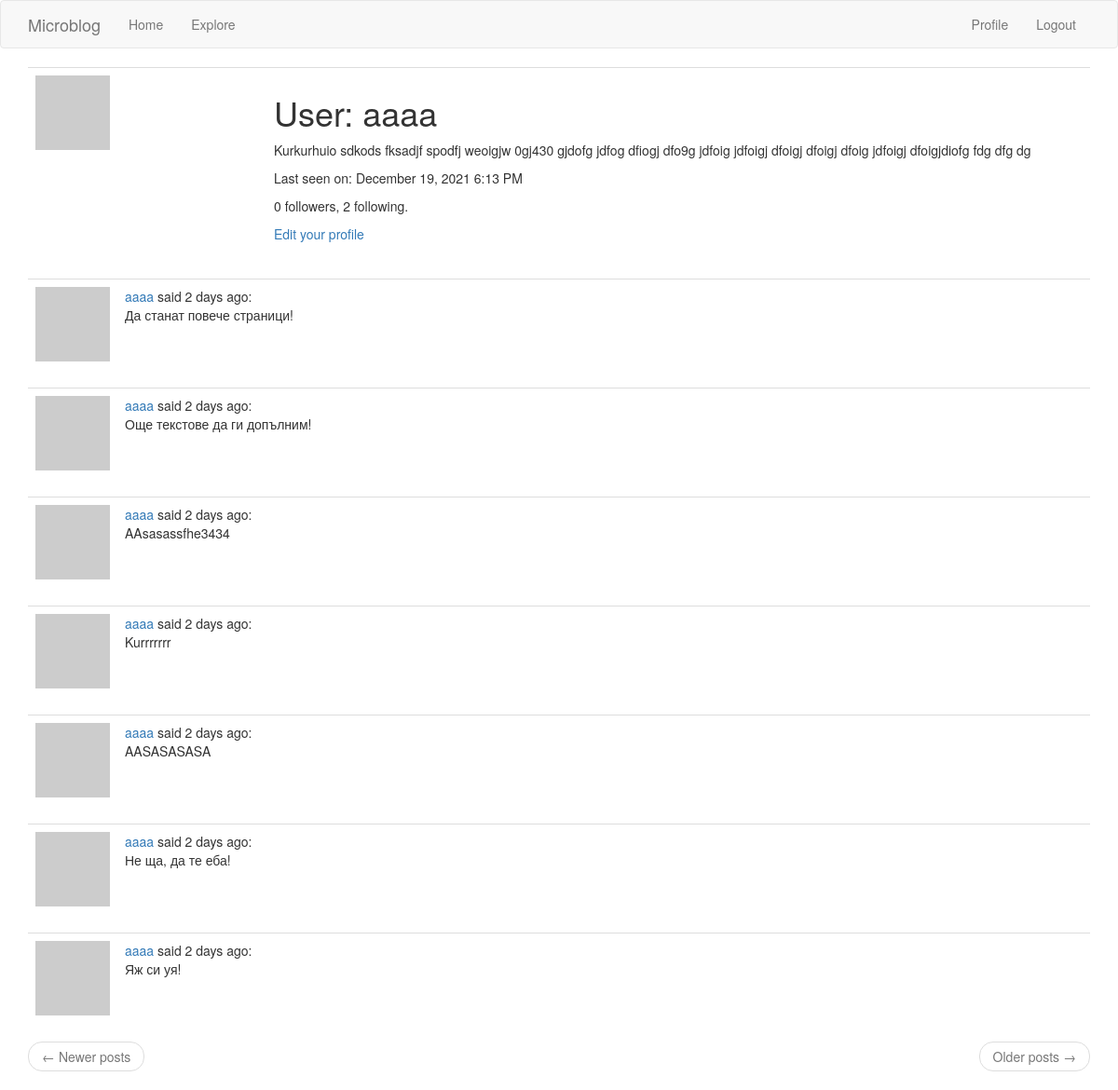
Screenshot of /user/aaaa (signed in) with the database file from the repository.
### app/models.py (models this page shows, shortened)
class User(UserMixin, db.Model):
    id = db.Column(db.Integer, primary_key=True)
    username = db.Column(db.String(64), index=True, unique=True)
    email = db.Column(db.String(120), index=True, unique=True)
    password_hash = db.Column(db.String(128))
    posts = db.relationship('Post', backref='author', lazy='dynamic')
    about_me = db.Column(db.String(140))
    last_seen = db.Column(db.DateTime, default=datetime.utcnow)
    followed = db.relationship(
        'User', secondary=followers,
        primaryjoin=(followers.c.follower_id == id),
        secondaryjoin=(followers.c.followed_id == id),
        backref=db.backref('followers', lazy='dynamic'), lazy='dynamic')
    def avatar(self, size):
        digest = md5(self.email.lower().encode('utf-8')).hexdigest()
        s = 'https://www.gravatar.com/avatar/{}?d=identicon&s={}'.format(
            digest, size)
        print("avatar=",s)
        return 'https://www.gravatar.com/avatar/{}?d=identicon&s={}'.format(
            digest, size)

class Post(db.Model):
    id = db.Column(db.Integer, primary_key=True)
    body = db.Column(db.String(140))
    timestamp = db.Column(db.DateTime, index=True, default=datetime.utcnow)
    user_id = db.Column(db.Integer, db.ForeignKey('user.id'))

### app/routes.py (the view)
@app.route('/user/<username>')
@login_required
def user(username):
    user = User.query.filter_by(username=username).first_or_404()
    page = request.args.get('page', 1, type=int)
    posts = user.posts.order_by(Post.timestamp.desc()).paginate(
        page, app.config['POSTS_PER_PAGE'], False)
    next_url = url_for('user', username=user.username, page=posts.next_num) \
        if posts.has_next else None
    prev_url = url_for('user', username=user.username, page=posts.prev_num) \
        if posts.has_prev else None
    form = EmptyForm()
    return render_template('user.html', user=user, posts=posts.items,
                           next_url=next_url, prev_url=prev_url, form=form)

### app/models.py (called while the page is built)
@login.user_loader
def load_user(id):
    return User.query.get(int(id))

### app/routes.py (called while the page is built)
@app.before_request
def before_request():
    if current_user.is_authenticated:
        current_user.last_seen = datetime.utcnow()
        db.session.commit()

### app/templates/user.html (shortened to what this page needs)
{% extends "base.html" %}
{% block app_content %}
    <table class="table table-hover">
        <tr>
            <td width="256px"><img src="{{ user.avatar(256) }}"></td>
            <td>
                <h1>User: {{ user.username }}</h1>
                {% if user.about_me %}<p>{{ user.about_me }}</p>{% endif %}
                {% if user.last_seen %}
                <p>Last seen on: {{ moment(user.last_seen).format('LLL') }}</p>
                {% endif %}
                <p>{{ user.followers.count() }} followers, {{ user.followed.count() }} following.</p>
                {% if user == current_user %}
                <p><a href="{{ url_for('edit_profile') }}">Edit your profile</a></p>
                {% endif %}
            </td>
        </tr>
    </table>
    {% for post in posts %}
        {% include '_post.html' %}
    {% endfor %}
    <nav aria-label="...">
        <ul class="pager">
            <li class="previous{% if not prev_url %} disabled{% endif %}">
                <a href="{{ prev_url or '#' }}">
                    <span aria-hidden="true">&larr;</span> Newer posts
                </a>
            </li>
            <li class="next{% if not next_url %} disabled{% endif %}">
                <a href="{{ next_url or '#' }}">
                    Older posts <span aria-hidden="true">&rarr;</span>
                </a>
            </li>
        </ul>
    </nav>
{% endblock %}

### app/templates/_post.html
    <table class="table table-hover">
        <tr>
            <td width="70px">
                <a href="{{ url_for('user', username=post.author.username) }}">
                    <img src="{{ post.author.avatar(70) }}" />
                </a>
            </td>
            <td>
				<a href="{{ url_for('user', username=post.author.username) }}">
                    {{ post.author.username }}
                </a>
                said {{ moment(post.timestamp).fromNow() }}:
                <br>
                {{ post.body }}
            </td>
        </tr>
    </table>

### rows the page displays
User: username "aaaa", about_me "Kurkurhuio sdkods fksadjf spodfj weoigjw 0gj430 gjdofg jdfog dfiogj dfo9g jdfoig jdfoigj dfoigj dfoigj dfoig jdfoigj dfoigjdiofg fdg dfg dg", last_seen "December 19, 2021 6:13 PM"
Post: author.username "aaaa", timestamp "2 days ago", body "Да станат повече страници!"
Post: author.username "aaaa", timestamp "2 days ago", body "Още текстове да ги допълним!"
Post: author.username "aaaa", timestamp "2 days ago", body "AAsasassfhe3434"
Post: author.username "aaaa", timestamp "2 days ago", body "Kurrrrrrr"
Post: author.username "aaaa", timestamp "2 days ago", body "AASASASASA"
Post: author.username "aaaa", timestamp "2 days ago", body "Не ща, да те еба!"
Post: author.username "aaaa", timestamp "2 days ago", body "Яж си уя!"

### other values shown
{{ user.followers.count() }} "0"
{{ user.followed.count() }} "2"
